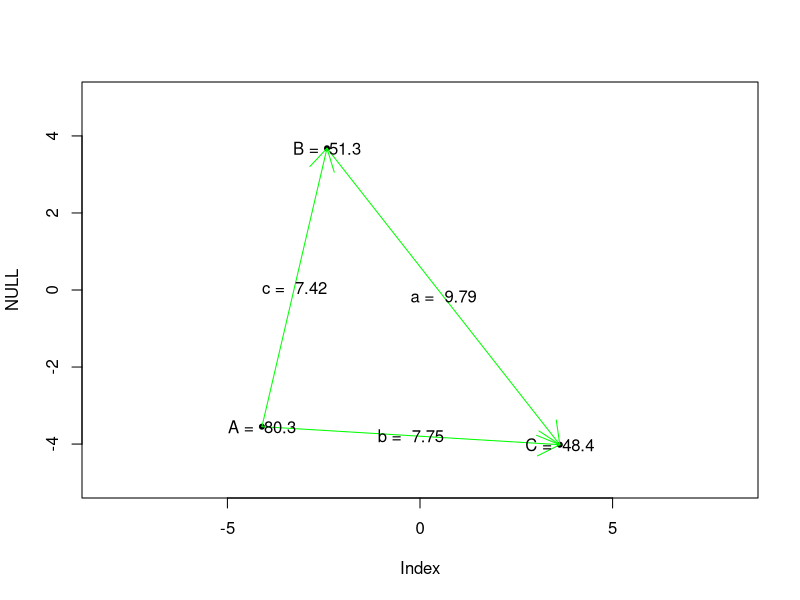

The R source for this figure:
#Math 23 Script MakeTriangle.R
library(pracma)  #needed for the cross() and dot() functions
edge <- 5
repeat {   #keep trying until area exceeds 1/4 of plot region
  x <- runif(3,-edge,edge)  #random x coordinates of vertices
  y <- runif(3,-edge,edge)  #random y coordinates of vertices
  Area <- abs(cross(c(x[2]-x[1],y[2]-y[1],0),c(x[3]-x[1],y[3]-y[1],0))[3])/2
  if (Area > edge^2) break
}
paste("Made a triangle with area ", Area)
plot(NULL, NULL, xlim = c(-edge,edge), ylim = c(-edge,edge),asp = 1)  #make empty plot
points(x, y, pch = 20)  #plot the three vertices as solid dots
#Make 2-component vectors for the vertices
A <- c(x[1],y[1]); A  #vertex A
B <- c(x[2],y[2]); B   #vertex B
C <- c(x[3],y[3]); C   #vertex C

#Make and display 2-component vectors for the sides
v.AB <- B-A; v.AB   #vector from A to B
arrows(A[1],A[2],B[1],B[2], col = "green")
v.BC <- C-B; v.BC    #vector from B to C
arrows(B[1],B[2],C[1],C[2], col = "green")
v.AC <- C-A; v.AC    #vector from A to C
arrows(A[1],A[2],C[1],C[2], , col = "green")

#Calculate and display the lengths of the sides
side.a <- sqrt(dot(v.BC,v.BC)); side.a
text((B[1]+C[1])/2, (B[2]+C[2])/2, paste("a = ", round(side.a, digits = 2)))
side.b <- sqrt(dot(v.AC,v.AC)); side.b
text((A[1]+C[1])/2, (A[2]+C[2])/2, paste("b = ", round(side.b, digits = 2)))
side.c <- sqrt(dot(v.AB,v.AB)); side.c
text((A[1]+B[1])/2, (A[2]+B[2])/2, paste("c = ", round(side.c, digits = 2)))

#Calculate and display the measures of the angles at the vertices
angle.A <- acos(dot(v.AB,v.AC)/(side.b*side.c)); angle.A
text(A[1], A[2], paste("A = ", round(180*angle.A/pi, digits = 1)))
angle.B <- acos(dot(-v.AB,v.BC)/(side.a*side.c)); angle.B
text(B[1], B[2], paste("B = ", round(180*angle.B/pi, digits = 1)))
angle.C <- acos(dot(-v.AC,-v.BC)/(side.a*side.b)); angle.C
text(C[1], C[2], paste("C = ", round(180*angle.C/pi, digits = 1)))




#Check that the angles sum to pi radians
angle.A + angle.B + angle.C
#Check the Law of Sines
sin(angle.A)/side.a; sin(angle.B)/side.b; sin(angle.C)/side.c;
#Check the Law of Cosines
sqrt(side.a^2 + side.b^2 - 2* side.a*side.b * cos(angle.C)); side.c
#Calculate the area in many different ways
#From the cross product of AB and AC
abs(cross(c(v.AB,0),c(v.BC,0)))[3]/2
#From the determinant of AB and AC
abs(det(cbind(v.AB, v.AC)))/2
#Using AB as the base and calculating the height from AC
side.c*side.b*sin(angle.A)/2
#From Heron's formula
s <- (side.a + side.b + side.c)/2   #half the perimeter
sqrt(s*(s - side.a)*(s - side.b)*(s - side.c))
#From dot products of AB and AC
sqrt(dot(v.AB,v.AB)*dot(v.AC,v.AC)-dot(v.AB,v.AC)^2)/2

